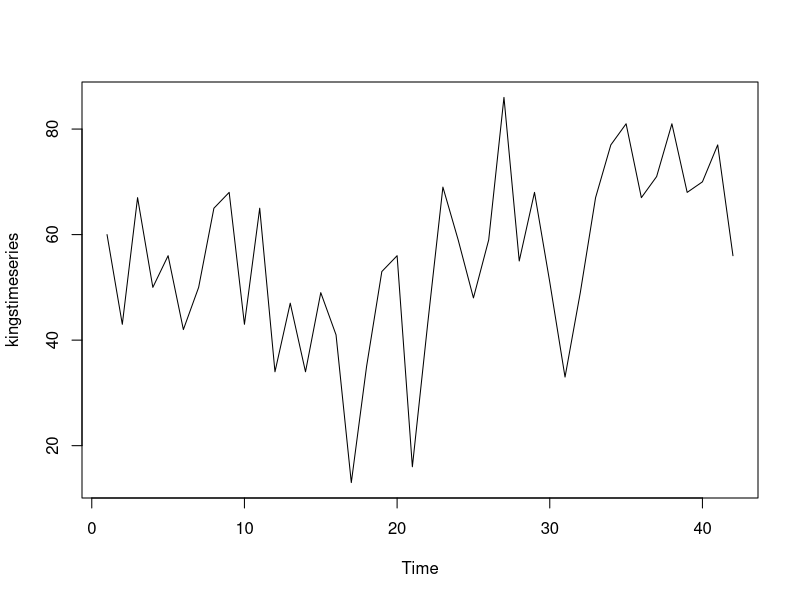
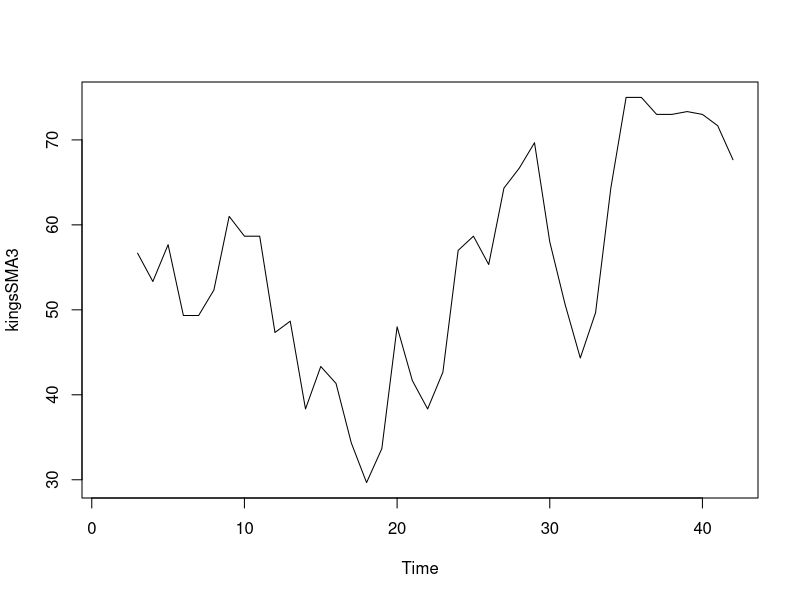
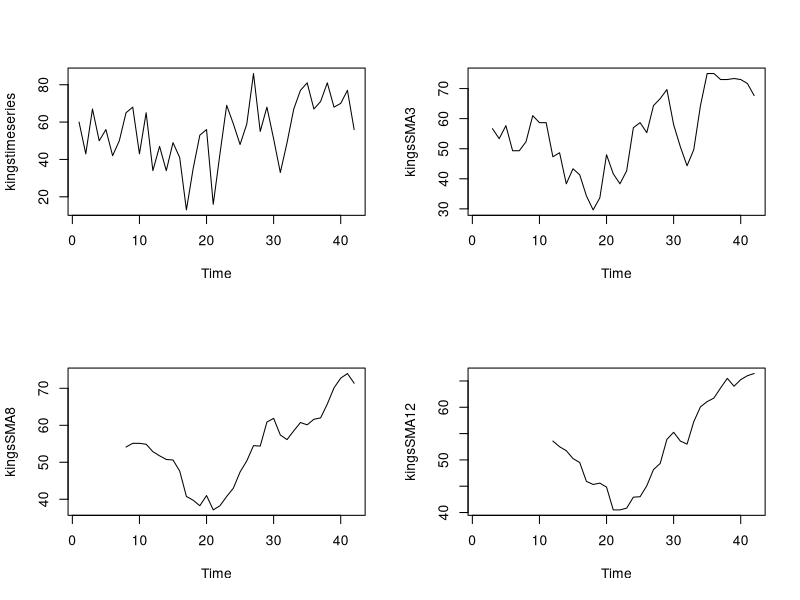
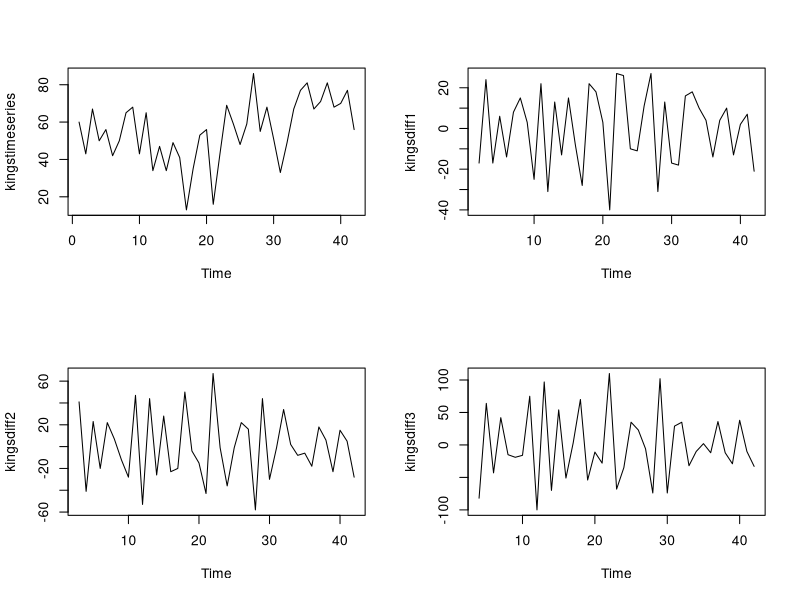
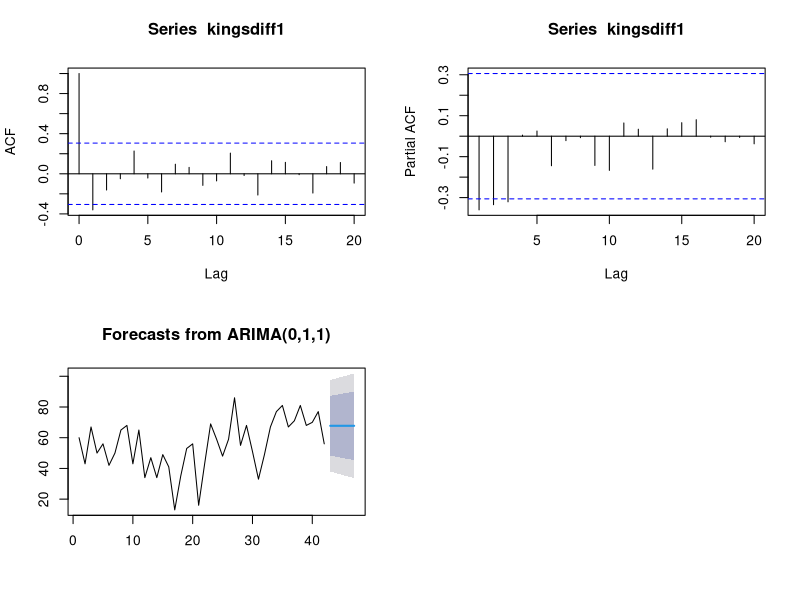

Write the R code that produced these figures, in order.
# Install TTR, forecast
#install.packages("TTR")
#install.packages("forecast")
library(TTR)
library(forecast)
# 영국 왕 사망시 나이 데이터
kings <- c(60,43,67,50,56,42,50,65,68,43,
           65,34,47,34,49,41,13,35,53,56,
           16,43,69,59,48,59,86,55,68,51,
           33,49,67,77,81,67,71,81,68,70,
           77,56)
kings
kingstimeseries <- ts(kings) 
# ts함수 활용, 데이터를 시계열데이터로 변환 
kingstimeseries

#plot.ts 함수 활용하여 시계열데이터를 도식화
plot.ts(kingstimeseries)

# 3년 주기로 이동평균 계산
kingsSMA3 <- SMA(kingstimeseries, n=3)
# plot
plot.ts(kingsSMA3)

# 8 year, 12 year average
kingsSMA8 <- SMA(kingstimeseries, n=8)
kingsSMA12 <- SMA(kingstimeseries, n=12)

#plot in one windows
par(mfrow=c(2,2))
plot.ts(kingstimeseries)
plot.ts(kingsSMA3)
plot.ts(kingsSMA8)
plot.ts(kingsSMA12)

# 차분하여 정상성 확인 하기 (difference)
# diff 함수를 활용하여 데이터 차분 하기

kingsdiff1 <- diff(kingstimeseries, differences = 1)
kingsdiff1

#2 번 차분하기
kingsdiff2 <- diff(kingstimeseries, differences = 2)
kingsdiff2

kingsdiff3 <- diff(kingstimeseries, differences = 3)

# kingsdiff2 가 정상성을 갖는가 ? 도표로 확인
par(mfrow=c(2,2))
plot.ts(kingstimeseries)
plot.ts(kingsdiff1)
plot.ts(kingsdiff2)
plot.ts(kingsdiff3)
# 결과 해석: 1번만 차분해도 정상성 같는다.

# 1 번 차분후 평균과 분산값은 ?
mean(kingsdiff1)
sd(kingsdiff1)

mean(kingsdiff2)
sd(kingsdiff2)

mean(kingsdiff3)
sd(kingsdiff3)

# ARIMA 모델 결정 하기 ARIMA (p, 1, q)
# ACF 함수와 PACF 함수를 사용하여 모형 결정하기
acf(kingsdiff1, lag.max = 20) #1차 차분한 데이터로 AFC 확인 
# ACF 결과 해석: 절단점은 2. 고로 MA(1) 모형 가질수 있다 

# 1 차 차분한 데이터로 PACF 확인
pacf(kingsdiff1, lag.max = 20)
# PACF 결과해석 : 절단점 cutpoint 는 4 (점선안에 들어옴), 
# 고로 AR(3) 모형을 가질수 있다

# ARIMA(3, 1, 1) 모형 가질수 있다

# 자동으로 모형 찾는 방법: auto.arima() 함수 사용한다
auto.arima(kings)
# result : ARIMA(0,1,1) 로 나옴. 가장 간단한 모형임

# 43대, 44대 왕의 수명 예측하면 ?
# 1) 예측한 모델 ARIMA(p,d,q)로 수명 예측하고
# 2) forecast() 함수 활용하여, 향후 5명 왕 수명 예측
kingsARIMA <- arima(kingstimeseries, order = c(0,1,1))
kingsARIMA
# 에측
kingsForecasts <- forecast(kingsARIMA, h=5)
kingsForecasts
# 시각화
plot(kingsForecasts)

# var2 = ts(var1) timeseries data로 변환
# plot.ts(var2)
# SMA(var2, n = x(원하는 단위숫자)) 이동 평균 확인
# var3 = 차분 diff(var2 , difference = x)
# acf( var3, lag.max = x) 
# pacf(var3, lag.max = x)
# 자동 선택 모델 계산auto.arima(var1)
# ARIMA 모형으로 데이터 보정하기(fitting), 
#   var4 = arima(var2, order=c(p,d,q)
# 에측 var5 = forecast(var4, h = x)
# 예측값 도식화 plot(var5)
